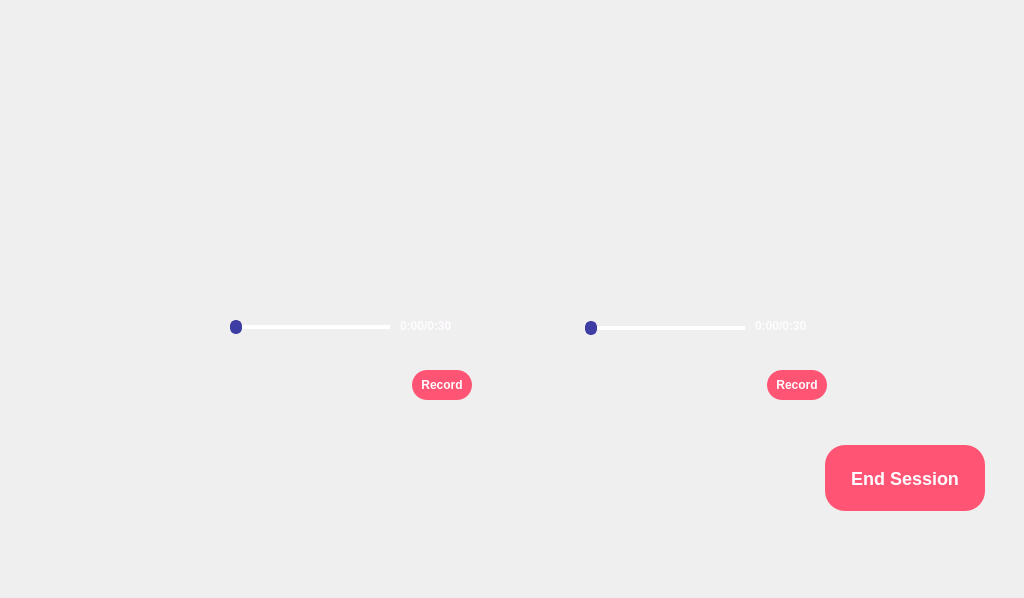
<?xml version="1.0" encoding="UTF-8"?>
<ui version="4.0">
 <class>DockWidget</class>
 <widget class="QDockWidget" name="DockWidget">
  <property name="geometry">
   <rect>
    <x>0</x>
    <y>0</y>
    <width>1024</width>
    <height>598</height>
   </rect>
  </property>
  <property name="minimumSize">
   <size>
    <width>1024</width>
    <height>598</height>
   </size>
  </property>
  <property name="styleSheet">
   <string notr="true"/>
  </property>
  <property name="windowTitle">
   <string>DockWidget</string>
  </property>
  <widget class="QWidget" name="dockWidgetContents">
   <widget class="QPushButton" name="RecordPart1_Btn">
    <property name="geometry">
     <rect>
      <x>412</x>
      <y>370</y>
      <width>60</width>
      <height>30</height>
     </rect>
    </property>
    <property name="styleSheet">
     <string notr="true">background-color:rgb(255, 84, 115);
background-image: url();
border-radius: 15px;
font-size: 12px;
font-weight:bold;
color: rgb(255, 252, 255)
</string>
    </property>
    <property name="text">
     <string>Record</string>
    </property>
   </widget>
   <widget class="QLabel" name="RecordPart1_Bar_Label">
    <property name="geometry">
     <rect>
      <x>400</x>
      <y>318</y>
      <width>70</width>
      <height>16</height>
     </rect>
    </property>
    <property name="font">
     <font>
      <pointsize>-1</pointsize>
      <weight>75</weight>
      <bold>true</bold>
     </font>
    </property>
    <property name="styleSheet">
     <string notr="true">background-image: url();
color:rgb(255, 252, 255);
font-size: 12px;</string>
    </property>
    <property name="text">
     <string>0:00/0:30</string>
    </property>
    <property name="scaledContents">
     <bool>false</bool>
    </property>
    <property name="wordWrap">
     <bool>false</bool>
    </property>
   </widget>
   <widget class="QSlider" name="RecordPart1_Slider">
    <property name="geometry">
     <rect>
      <x>230</x>
      <y>317</y>
      <width>160</width>
      <height>20</height>
     </rect>
    </property>
    <property name="sizePolicy">
     <sizepolicy hsizetype="Expanding" vsizetype="Fixed">
      <horstretch>0</horstretch>
      <verstretch>0</verstretch>
     </sizepolicy>
    </property>
    <property name="styleSheet">
     <string notr="true">QSlider{background-image: url();}
QSlider::groove:horizontal { 
	background-color: rgb(255, 255, 0);
	border: 0px solid #424242; 
	height: 4px; 
	border-radius: 6px;
}
QSlider::handle:horizontal { 
	background-color:rgb(62, 61, 163); 
	border: 2px solid rgb(62, 61, 163);  
	width: 8px; 
	height: 10px; 
	line-height: 20px; 
	margin-top: -5px; 
	margin-bottom: -5px; 
	border-radius: 6px; 
}

QSlider::handle:horizontal:hover { 
	border-radius: 6px; 
}
QSlider::add-page:horizontal {
    background: white;
}

QSlider::sub-page:horizontal {
    background: rgb(255, 84, 115);
}</string>
    </property>
    <property name="maximum">
     <number>30</number>
    </property>
    <property name="pageStep">
     <number>10</number>
    </property>
    <property name="value">
     <number>0</number>
    </property>
    <property name="tracking">
     <bool>true</bool>
    </property>
    <property name="orientation">
     <enum>Qt::Horizontal</enum>
    </property>
    <property name="invertedAppearance">
     <bool>false</bool>
    </property>
    <property name="invertedControls">
     <bool>false</bool>
    </property>
    <property name="tickPosition">
     <enum>QSlider::NoTicks</enum>
    </property>
   </widget>
   <widget class="QLabel" name="background">
    <property name="geometry">
     <rect>
      <x>0</x>
      <y>0</y>
      <width>1024</width>
      <height>576</height>
     </rect>
    </property>
    <property name="styleSheet">
     <string notr="true"/>
    </property>
    <property name="text">
     <string/>
    </property>
   </widget>
   <widget class="QLabel" name="RecordPart2_Bar_Label">
    <property name="geometry">
     <rect>
      <x>755</x>
      <y>318</y>
      <width>70</width>
      <height>16</height>
     </rect>
    </property>
    <property name="font">
     <font>
      <pointsize>-1</pointsize>
      <weight>75</weight>
      <bold>true</bold>
     </font>
    </property>
    <property name="styleSheet">
     <string notr="true">background-image: url();
color:rgb(255, 252, 255);
font-size: 12px;</string>
    </property>
    <property name="text">
     <string>0:00/0:30</string>
    </property>
    <property name="scaledContents">
     <bool>false</bool>
    </property>
    <property name="wordWrap">
     <bool>false</bool>
    </property>
   </widget>
   <widget class="QSlider" name="RecordPart2_Slider">
    <property name="geometry">
     <rect>
      <x>585</x>
      <y>318</y>
      <width>160</width>
      <height>20</height>
     </rect>
    </property>
    <property name="sizePolicy">
     <sizepolicy hsizetype="Expanding" vsizetype="Fixed">
      <horstretch>0</horstretch>
      <verstretch>0</verstretch>
     </sizepolicy>
    </property>
    <property name="styleSheet">
     <string notr="true">QSlider{background-image: url();}
QSlider::groove:horizontal { 
	background-color: rgb(255, 255, 0);
	border: 0px solid #424242; 
	height: 4px; 
	border-radius: 6px;
}
QSlider::handle:horizontal { 
	background-color:rgb(62, 61, 163); 
	border: 2px solid rgb(62, 61, 163);  
	width: 8px; 
	height: 10px; 
	line-height: 20px; 
	margin-top: -5px; 
	margin-bottom: -5px; 
	border-radius: 6px; 
}

QSlider::handle:horizontal:hover { 
	border-radius: 6px; 
}
QSlider::add-page:horizontal {
    background: white;
}

QSlider::sub-page:horizontal {
    background: rgb(255, 84, 115);
}</string>
    </property>
    <property name="maximum">
     <number>30</number>
    </property>
    <property name="pageStep">
     <number>10</number>
    </property>
    <property name="value">
     <number>0</number>
    </property>
    <property name="tracking">
     <bool>true</bool>
    </property>
    <property name="orientation">
     <enum>Qt::Horizontal</enum>
    </property>
    <property name="invertedAppearance">
     <bool>false</bool>
    </property>
    <property name="invertedControls">
     <bool>false</bool>
    </property>
    <property name="tickPosition">
     <enum>QSlider::NoTicks</enum>
    </property>
   </widget>
   <widget class="QPushButton" name="RecordPart2_Btn">
    <property name="geometry">
     <rect>
      <x>767</x>
      <y>370</y>
      <width>60</width>
      <height>30</height>
     </rect>
    </property>
    <property name="styleSheet">
     <string notr="true">background-color:rgb(255, 84, 115);
background-image: url();
border-radius: 15px;
font-size: 12px;
font-weight:bold;
color: rgb(255, 252, 255)
</string>
    </property>
    <property name="text">
     <string>Record</string>
    </property>
   </widget>
   <widget class="QPushButton" name="EndSession_btn">
    <property name="geometry">
     <rect>
      <x>825</x>
      <y>445</y>
      <width>160</width>
      <height>66</height>
     </rect>
    </property>
    <property name="styleSheet">
     <string notr="true">background-color:rgb(255, 84, 115);
background-image: url();
border-radius: 20px;
font-size: 18px;
font-weight:bold;
color: rgb(255, 252, 255)</string>
    </property>
    <property name="text">
     <string>End Session</string>
    </property>
   </widget>
   <widget class="QLabel" name="RecordPart1_ErrorMsg">
    <property name="geometry">
     <rect>
      <x>220</x>
      <y>350</y>
      <width>47</width>
      <height>13</height>
     </rect>
    </property>
    <property name="styleSheet">
     <string notr="true">color:rgb(255, 0, 0);
font-size: 14px;
</string>
    </property>
    <property name="text">
     <string/>
    </property>
   </widget>
   <widget class="QLabel" name="RecordPart2_ErrorMsg">
    <property name="geometry">
     <rect>
      <x>580</x>
      <y>350</y>
      <width>47</width>
      <height>13</height>
     </rect>
    </property>
    <property name="styleSheet">
     <string notr="true">color:rgb(255, 0, 0);
font-size: 14px;
</string>
    </property>
    <property name="text">
     <string/>
    </property>
   </widget>
   <zorder>background</zorder>
   <zorder>RecordPart1_Btn</zorder>
   <zorder>RecordPart1_Bar_Label</zorder>
   <zorder>RecordPart1_Slider</zorder>
   <zorder>RecordPart2_Bar_Label</zorder>
   <zorder>RecordPart2_Slider</zorder>
   <zorder>RecordPart2_Btn</zorder>
   <zorder>EndSession_btn</zorder>
   <zorder>RecordPart1_ErrorMsg</zorder>
   <zorder>RecordPart2_ErrorMsg</zorder>
  </widget>
 </widget>
 <resources>
  <include location="resources.qrc"/>
 </resources>
 <connections/>
</ui>
